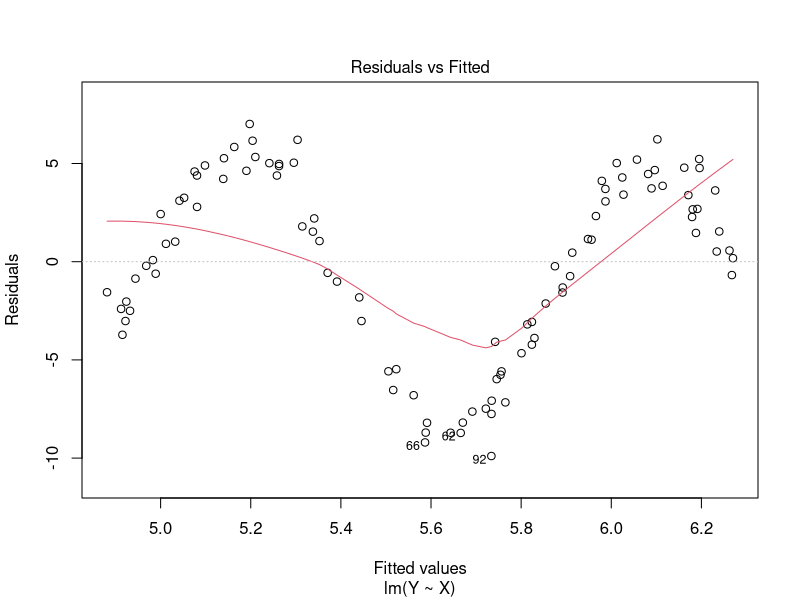
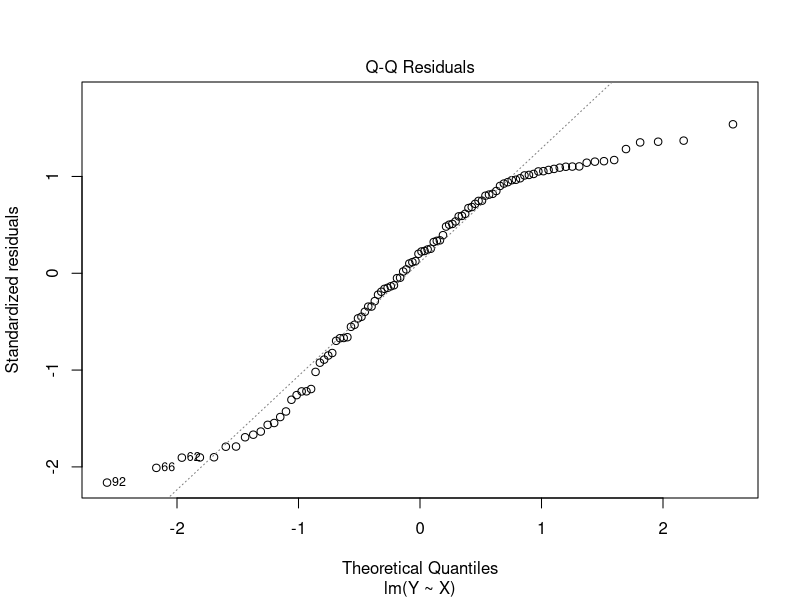
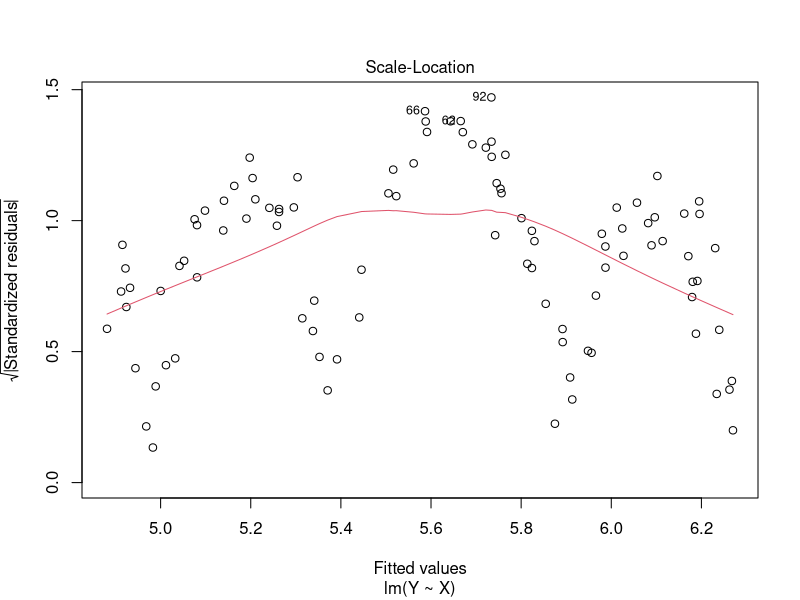
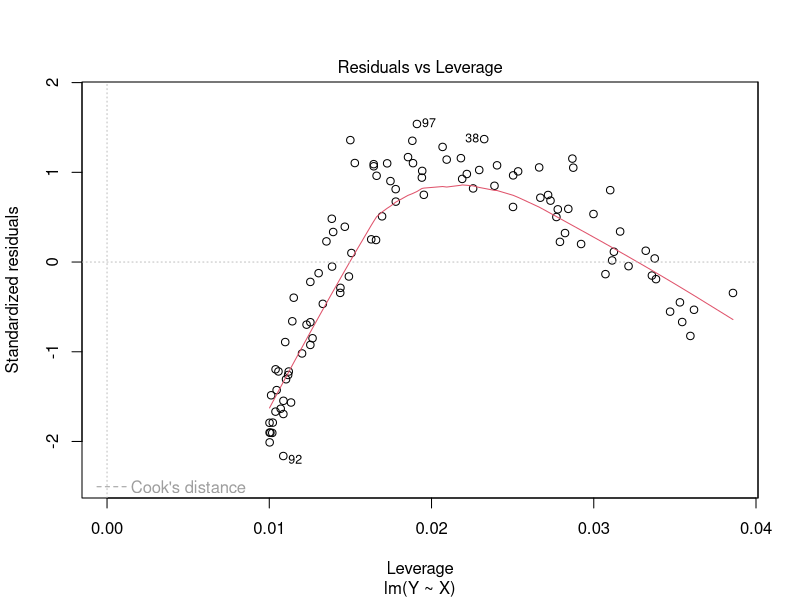
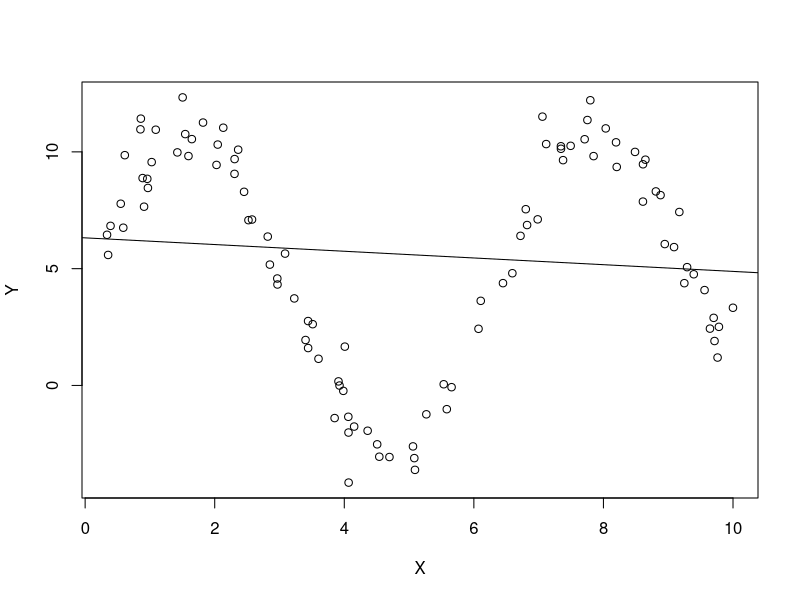
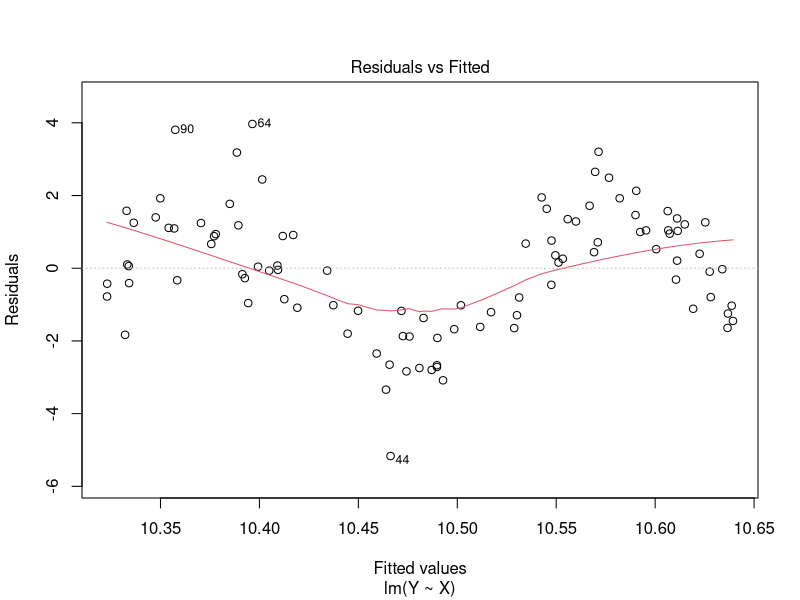
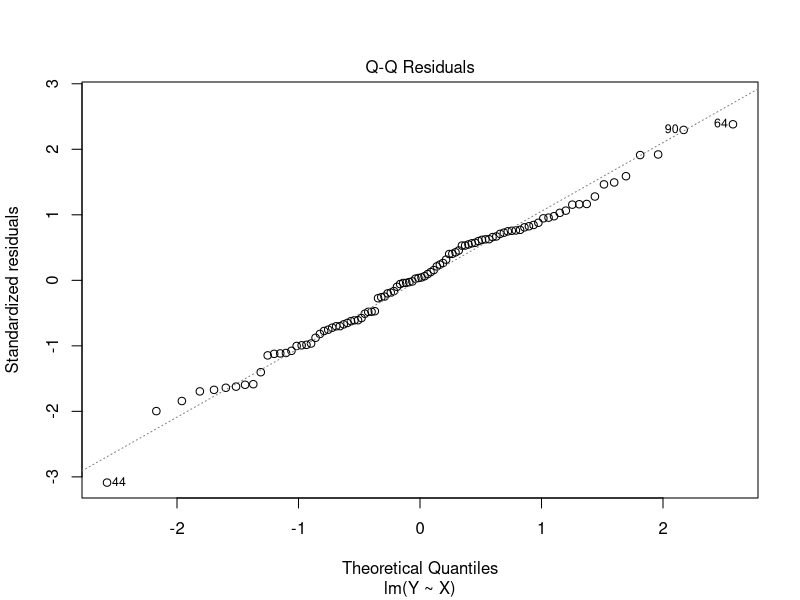
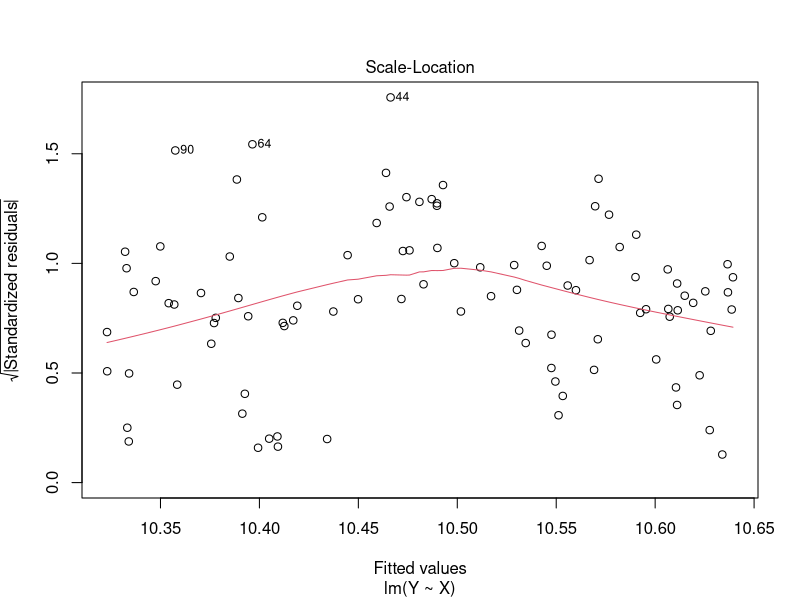

Generate these figures, in order, with R: (Note: this script raises an error after producing the figures.)
## ---- chunk 1
knitr::opts_chunk$set(echo = TRUE)
## ---- chunk 2
require(ggplot2)
## ---- chunk 3
check_violations <- function(sample_size, orig_new_obsv, violation_name, violation_func, sigma_sq, orig_X) {

  if (violation_name == "None") {
    X <- orig_X
    new_obsv <- orig_new_obsv
    eps <- rnorm(sample_size, mean = 0, sd = sqrt(sigma_sq))
    return(list(X,new_obsv,eps))
  }
  if (violation_name == "Nonlinear relationship") {
    X <- violation_func(orig_X)
    new_obsv <- violation_func(orig_new_obsv)
    eps <- rnorm(sample_size, mean = 0, sd = sqrt(sigma_sq))
    return(list(X,new_obsv,eps))
  }
  if (violation_name == "Non-normal errors") {
    if (violation_func == "Gamma") {
      X <- orig_X
      new_obsv <- orig_new_obsv
      eps_alpha <- 2
      eps_beta <- 1/4
      eps <- (rgamma(sample_size, shape = eps_alpha, scale = eps_beta) - eps_alpha * eps_beta) * 2
      return(list(X,new_obsv,eps))
    }
    if (violation_func == "Poisson") {
      X <- orig_X
      new_obsv <- orig_new_obsv
      lambda <- 4
      eps <- (rpois(sample_size, lambda) - lambda) * 2
      return(list(X,new_obsv,eps))
    }
  }
  if (violation_name == "Heterogeneous variances") {
    X <- orig_X
    new_obsv <- orig_new_obsv
    eps <- rnorm(sample_size, mean = 0, sd = violation_func(X))
    return(list(X,new_obsv,eps))
  }
  if (violation_name == "Multicolinearity") {
    X <- unname(cbind(orig_X, violation_func(orig_X)))
    new_obsv <- unname(cbind(orig_new_obsv, violation_func(orig_new_obsv)))
    eps <- rnorm(sample_size, mean = 0, sd = sqrt(sigma_sq))
    return(list(X,new_obsv,eps))
  }
}


# function that will run simulations, violating a specific assumption
run_simulations <- function(num_runs, sample_size, num_new_obsv, violation, violation_func, num_predictors, sigma_sq) {
  
  sim_results <- data.frame(bad_prediction_rate = 0,
                            bad_intercept_rate = 0, 
                            bad_predictor_rate = 0, 
                            average_mse = 0, 
                            insignificant_intercept_rate = 0, 
                            insignificant_predictor_rate = 0)

  # b0 <- parameters[1]
  # b1 <- parameters[2]
  parameters <- sample.int(10, num_predictors + 1)
  for (i in 1:num_runs) {
    X <- runif(sample_size, 0, 10)
    new_obsv <- runif(num_new_obsv, 0, 10)
    
    violated_data <- check_violations(sample_size, new_obsv, violation, violation_func, sigma_sq, X)
    violated_X <- violated_data[[1]]
    violated_new_obsv <- violated_data[[2]]
    eps <- violated_data[[3]]
    
    new_data <- data.frame(X = new_obsv)
    if (violation == "Multicolinearity") {
      X <- violated_X
      new_obsv <- violated_new_obsv
    }
    
    
    # add in column of ones to capture beta0 when generating Y and expected value of Y
    Y <- (cbind(1,violated_X) %*% parameters) + eps
    exp_val_Y <- cbind(1,violated_new_obsv) %*% parameters
    
    
    # fit a linear model using the simulated data
    lm_data <- data.frame(Y = Y, X = I(X))
    my_lm <- lm(Y ~ X, data=lm_data)
    # print(summary(my_lm))
    
    # predict y for new values of x using the fitted linear model
    Y_hat_ci <- predict(my_lm, newdata = data.frame(X = I(new_obsv)), interval = "confidence")
    
    # check whether the confidence interval actually captures the expected value of y from the true model
    bad_predictions <- num_new_obsv - sum((exp_val_Y >= Y_hat_ci[,2]) & (exp_val_Y <= Y_hat_ci[,3]))
    sim_results$bad_prediction_rate <- sim_results$bad_prediction_rate + bad_predictions
    
    # get confidence iterval for beta hat
    beta_ci <- confint(my_lm)
    # check whether the true value for the betas is caputured in the confidence interval
    good_betas <- ((parameters >= beta_ci[,1]) & (parameters <= beta_ci[,2]))
    if (good_betas[1] == FALSE) sim_results$bad_intercept_rate <- sim_results$bad_intercept_rate + 1
    if (sum(good_betas[-1] == FALSE) >= 1) 
      {sim_results$bad_predictor_rate <- sim_results$bad_predictor_rate + sum(good_betas[-1] == FALSE)}
    
    # add the mse to the sum of MSE for all runs (to be averaged at the end)
    sim_results$average_mse <- sim_results$average_mse + (anova(my_lm)$'Mean Sq'[2])
    
    
    # check which beta_hats are significant based on the p-values
    p_vals <- summary(my_lm)$coeff[,4]
    if (p_vals[1] > .05) sim_results$insignificant_intercept_rate <- sim_results$insignificant_intercept_rate + 1
    if (sum(p_vals[-1] > .05) >= 1) 
      {sim_results$insignificant_predictor_rate <- sim_results$insignificant_predictor_rate + sum(p_vals[-1] > .05)}
  }
  sim_results <- sim_results/num_runs
  sim_results$bad_prediction_rate <- sim_results$bad_prediction_rate/(num_new_obsv)
  sim_results$insignificant_predictor_rate <- sim_results$bad_predictor_rate/(num_predictors)
  sim_results$insignificant_predictor_rate <- sim_results$insignificant_predictor_rate/(num_predictors)

  payload <- list(sim_results=sim_results, lm_model=my_lm, X=X, Y=Y, eps=eps, Y_hat_ci=Y_hat_ci, exp_val_Y=exp_val_Y)
  return(payload)
  
}
## ---- chunk 4
show_diagnostics <- function(payload) {
  # unpack payload
  list2env(payload, envir=environment())
  #list[sim_results, lm_model, x, y, eps, y_hat_ci, exp_val_y] <- payload

  # print() required inside function
  print(summary(lm_model))
  print(anova(lm_model))
  plot(lm_model)
  plot(Y ~ X)
abline(lm_model)
#ggplot(yhat_medsine, aes(x =locations_medsine$x_med, y = fit)) +
#geom_point(size = 4) +
#geom_errorbar(aes(ymax = yhat_medsine$upr, ymin = #yhat_medsine$lwr))
}

n_sims <- 10
n_samps <- 100
num_new_obsv <- 10
violation_type <- "Nonlinear relationship"
violation_func <- sin
# parameters <- c(0,1)
num_predictors <- 1
sigma_sq <- 1

payload <- run_simulations(n_sims, n_samps, num_new_obsv, violation_type, violation_func, num_predictors, sigma_sq)

show_diagnostics(payload)
## ---- chunk 5
n_sims <- 100
n_samps <- 100
num_new_obsv <- 10
violation_type <- "Nonlinear relationship"
violation_func <- sin
num_predictors <- 1
sigma_sq <- 1

payload <- run_simulations(n_sims, n_samps, num_new_obsv, violation_type, violation_func, num_predictors, sigma_sq)
cat(violation_type, n_sims, n_samps, num_new_obsv, str(violation_func), num_predictors, sigma_sq)
show_diagnostics(payload)
## ---- chunk 6
set.seed(1)
# Sample code to get started
n_small <- 20
n_med <- 100
n_large <- 5000
## ---- chunk 7
num_runs <- 100
num_new_obsv <- 20
# parameters <- c(10,2)
num_predictors <- 1
sigma_sq <- 4
## ---- chunk 8
poly_func <- function(x) (x-5)^2
poly_small_results <- run_simulations(num_runs,
                                      n_small, 
                                      num_new_obsv, 
                                      violation = "Nonlinear relationship", 
                                      violation_func = poly_func, 
                                      num_predictors, 
                                      sigma_sq)


poly_med_results <-run_simulations(num_runs,
                                   n_med, 
                                   num_new_obsv, 
                                   violation =  "Nonlinear relationship", 
                                   violation_func = poly_func, 
                                   num_predictors, 
                                   sigma_sq)

poly_large_results <-run_simulations(num_runs, 
                                     n_large, 
                                     num_new_obsv, 
                                     violation =  "Nonlinear relationship", 
                                     violation_func = poly_func, 
                                     num_predictors, 
                                     sigma_sq)


## ---- chunk 9
polynomial_results <- rbind(small_samp = poly_small_results[[1]], 
                            med_samp = poly_med_results[[1]], 
                            large_samp = poly_large_results[[1]])
polynomial_results
## ---- chunk 10
show_diagnostics(poly_small_results)
## ---- chunk 11
show_diagnostics(poly_med_results)
## ---- chunk 12
show_diagnostics(poly_large_results)
## ---- chunk 13
exp_small_results <- run_simulations(num_runs,
                                     n_small, 
                                     num_new_obsv, 
                                     violation =  "Nonlinear relationship", 
                                     violation_func = exp, 
                                     num_predictors, 
                                     sigma_sq)

exp_med_results <-run_simulations(num_runs, 
                                  n_med, 
                                  num_new_obsv, 
                                  violation =  "Nonlinear relationship",
                                  violation_func = exp, 
                                  num_predictors, 
                                  sigma_sq)

exp_large_results <-run_simulations(num_runs,
                                    n_large, 
                                    num_new_obsv, 
                                    violation =  "Nonlinear relationship", 
                                    violation_func = exp, 
                                    num_predictors, 
                                    sigma_sq)
## ---- chunk 14
exponential_results <- rbind(small_samp = exp_small_results[[1]],
                             med_samp = exp_med_results[[1]], 
                             large_samp = exp_large_results[[1]])
exponential_results
## ---- chunk 15
show_diagnostics(exp_small_results)
## ---- chunk 16
show_diagnostics(exp_med_results)
## ---- chunk 17
show_diagnostics(exp_large_results)
## ---- chunk 18
sin_small_results <- run_simulations(num_runs, 
                                     n_small, 
                                     num_new_obsv, 
                                     violation =  "Nonlinear relationship", 
                                     violation_func = sin, 
                                     num_predictors, 
                                     sigma_sq)

sin_med_results <- run_simulations(num_runs, 
                                   n_med, 
                                   num_new_obsv, 
                                   violation =  "Nonlinear relationship", 
                                   violation_func = sin, 
                                   num_predictors, 
                                   sigma_sq)

sin_large_results <- run_simulations(num_runs, 
                                     n_large, 
                                     num_new_obsv, 
                                     violation =  "Nonlinear relationship", 
                                     violation_func = sin, 
                                     num_predictors, 
                                     sigma_sq)
## ---- chunk 19
sinusoidal_results <- rbind(small_samp = sin_small_results[[1]], 
                            med_samp = sin_med_results[[1]], 
                            large_samp = sin_large_results[[1]])
sinusoidal_results
## ---- chunk 20
show_diagnostics(sin_small_results)
## ---- chunk 21
show_diagnostics(sin_med_results)
## ---- chunk 22
show_diagnostics(sin_large_results)
## ---- chunk 23
log_small_results <- run_simulations(num_runs, 
                                     n_small, 
                                     num_new_obsv, 
                                     violation =  "Nonlinear relationship", 
                                     violation_func = log,
                                     num_predictors, 
                                     sigma_sq)

log_med_results <- run_simulations(num_runs, 
                                   n_med, 
                                   num_new_obsv, 
                                   violation =  "Nonlinear relationship", 
                                   violation_func = log, 
                                   num_predictors, 
                                   sigma_sq)

log_large_results <- run_simulations(num_runs, 
                                     n_large, 
                                     num_new_obsv, 
                                     violation =  "Nonlinear relationship", 
                                     violation_func = log, 
                                     num_predictors, 
                                     sigma_sq)


## ---- chunk 24
logarithmic_results <- rbind(small_samp = log_small_results[[1]], 
                             med_samp = log_med_results[[1]], 
                             large_samp = log_large_results[[1]])
logarithmic_results
## ---- chunk 25
show_diagnostics(log_small_results)
## ---- chunk 26
show_diagnostics(log_med_results)
## ---- chunk 27
show_diagnostics(log_large_results)
## ---- chunk 28
#part e, name the normal func & nonnormal func & randomly call it
random.func <- sample(c(poly_func, sin, exp, log), 1)
n <- sample(20:5000, 1)
random.violation <- sample(c("None","Nonlinear relationship"), 1)

random_results <- run_simulations(num_runs, 
                                  n, 
                                  num_new_obsv, 
                                  violation =  random.violation,
                                  violation_func = random.func,
                                  num_predictors, 
                                  sigma_sq)

random_results[[1]]
## ---- chunk 29
show_diagnostics(random_results)
## ---- chunk 30
gamma_small_results <- run_simulations(num_runs, 
                                     n_small, 
                                     num_new_obsv, 
                                     violation =  "Non-normal errors", 
                                     violation_func = "Gamma",
                                     num_predictors, 
                                     sigma_sq)

gamma_med_results <- run_simulations(num_runs, 
                                   n_med, 
                                   num_new_obsv, 
                                   violation =  "Non-normal errors", 
                                   violation_func = "Gamma", 
                                   num_predictors, 
                                   sigma_sq)

gamma_large_results <- run_simulations(num_runs, 
                                     n_large, 
                                     num_new_obsv, 
                                     violation =  "Non-normal errors", 
                                     violation_func = "Gamma", 
                                     num_predictors, 
                                     sigma_sq)
## ---- chunk 31
gamma_results <- rbind(small_samp = gamma_small_results[[1]], 
                             med_samp = gamma_med_results[[1]], 
                             large_samp = gamma_large_results[[1]])
gamma_results
## ---- chunk 32
show_diagnostics(gamma_small_results)
## ---- chunk 33
show_diagnostics(gamma_med_results)
## ---- chunk 34
show_diagnostics(gamma_large_results)
## ---- chunk 35
poisson_small_results <- run_simulations(num_runs, 
                                     n_small, 
                                     num_new_obsv, 
                                     violation =  "Non-normal errors", 
                                     violation_func = "Poisson",
                                     num_predictors, 
                                     sigma_sq)

poisson_med_results <- run_simulations(num_runs, 
                                   n_med, 
                                   num_new_obsv, 
                                   violation =  "Non-normal errors", 
                                   violation_func = "Poisson", 
                                   num_predictors, 
                                   sigma_sq)

poisson_large_results <- run_simulations(num_runs, 
                                     n_large, 
                                     num_new_obsv, 
                                     violation =  "Non-normal errors", 
                                     violation_func = "Poisson", 
                                     num_predictors, 
                                     sigma_sq)


## ---- chunk 36
poisson_results <- rbind(small_samp = poisson_small_results[[1]], 
                             med_samp = poisson_med_results[[1]], 
                             large_samp = poisson_large_results[[1]])
poisson_results
## ---- chunk 37
show_diagnostics(poisson_small_results)
## ---- chunk 38
show_diagnostics(poisson_med_results)
## ---- chunk 39
show_diagnostics(poisson_large_results)
## ---- chunk 40
# Sample code to get started
n <- n_large


# TODO randomize this for part e
b0 <- 10
b1 <- 2
eps_alpha <- 2
eps_beta <- 1/4


x <- runif(n, 0, 10)
eps <- (rgamma(n, eps_alpha, 1/eps_beta) - eps_alpha * eps_beta) * 2
y <- b0 - b1 * x + eps

# hist(eps)
var(eps)
mean(eps)

## ---- chunk 41
hetero_var_small_results <- run_simulations(num_runs,
                                     n_small, 
                                     num_new_obsv, 
                                     violation =  "Heterogeneous variances", 
                                     violation_func = poly_func, 
                                     num_predictors, 
                                     sigma_sq)

hetero_var_med_results <-run_simulations(num_runs, 
                                  n_med, 
                                  num_new_obsv, 
                                  violation =  "Heterogeneous variances",
                                  violation_func = poly_func, 
                                  num_predictors, 
                                  sigma_sq)

hetero_var_large_results <-run_simulations(num_runs,
                                    n_large, 
                                    num_new_obsv, 
                                    violation =  "Heterogeneous variances", 
                                    violation_func = poly_func, 
                                    num_predictors, 
                                    sigma_sq)
## ---- chunk 42
hetero_var_results <- rbind(small_samp = hetero_var_small_results[[1]],
                             med_samp = hetero_var_med_results[[1]], 
                             large_samp = hetero_var_large_results[[1]])
hetero_var_results
## ---- chunk 43
show_diagnostics(hetero_var_small_results)
## ---- chunk 44
show_diagnostics(hetero_var_med_results)
## ---- chunk 45
show_diagnostics(hetero_var_large_results)
## ---- chunk 46
# Sample code to get started
# n <- 200
# b0 <- 10
# b1 <- 10
# 
# x <- runif(n, 0, 10)
# eps <- rnorm(n, sd = 0.5 * x^2)
# y <- b0 + b1 * x + eps

## ---- chunk 47

## ---- chunk 48
add_noise <- function(x) {x + rnorm(length(x))}
num_predictors <- 2
multicolinearity_small_results <- run_simulations(num_runs,
                                     n_small,
                                     num_new_obsv,
                                     violation =  "Multicolinearity",
                                     violation_func = add_noise,
                                     num_predictors,
                                     sigma_sq)

multicolinearity_med_results <- run_simulations(num_runs,
                                     n_med,
                                     num_new_obsv,
                                     violation =  "Multicolinearity",
                                     violation_func = add_noise,
                                     num_predictors,
                                     sigma_sq)

multicolinearity_large_results <- run_simulations(num_runs,
                                     n_large,
                                     num_new_obsv,
                                     violation =  "Multicolinearity",
                                     violation_func = add_noise,
                                     num_predictors,
                                     sigma_sq)
## ---- chunk 49
multicolinearity_results <- rbind(small_samp = multicolinearity_small_results[[1]],
                             med_samp = multicolinearity_med_results[[1]],
                             large_samp = multicolinearity_large_results[[1]])
multicolinearity_results
## ---- chunk 50
show_diagnostics(multicolinearity_small_results)
## ---- chunk 51
show_diagnostics(multicolinearity_med_results)
## ---- chunk 52
show_diagnostics(multicolinearity_large_results)
## ---- chunk 53

# B <- 100
# many.sims.multicollinearity <- sapply(1:B, function(i) {
#     # x <- rnorm(100, mean = 0, sd = 1)
#     # eps <- rnorm(100, mean = 0, sd = sqrt(0.25))
#     # y <- -1 + 0.5 * x + eps
#     # simul.fit <- lm(y ~ x)
#     # beta.1 <- 0.5
#     # lower <- confint(simul.fit, "x")[1]
#     # upper <- confint(simul.fit, "x")[2]
#     # boolean <- beta.1 <= upper & beta.1 >= lower
#     #return(boolean)
# })

# proportion <- sum(many.sims.multicollinearity)/length(many.sims.multicollinearity)
# proportion

## ---- chunk 54
